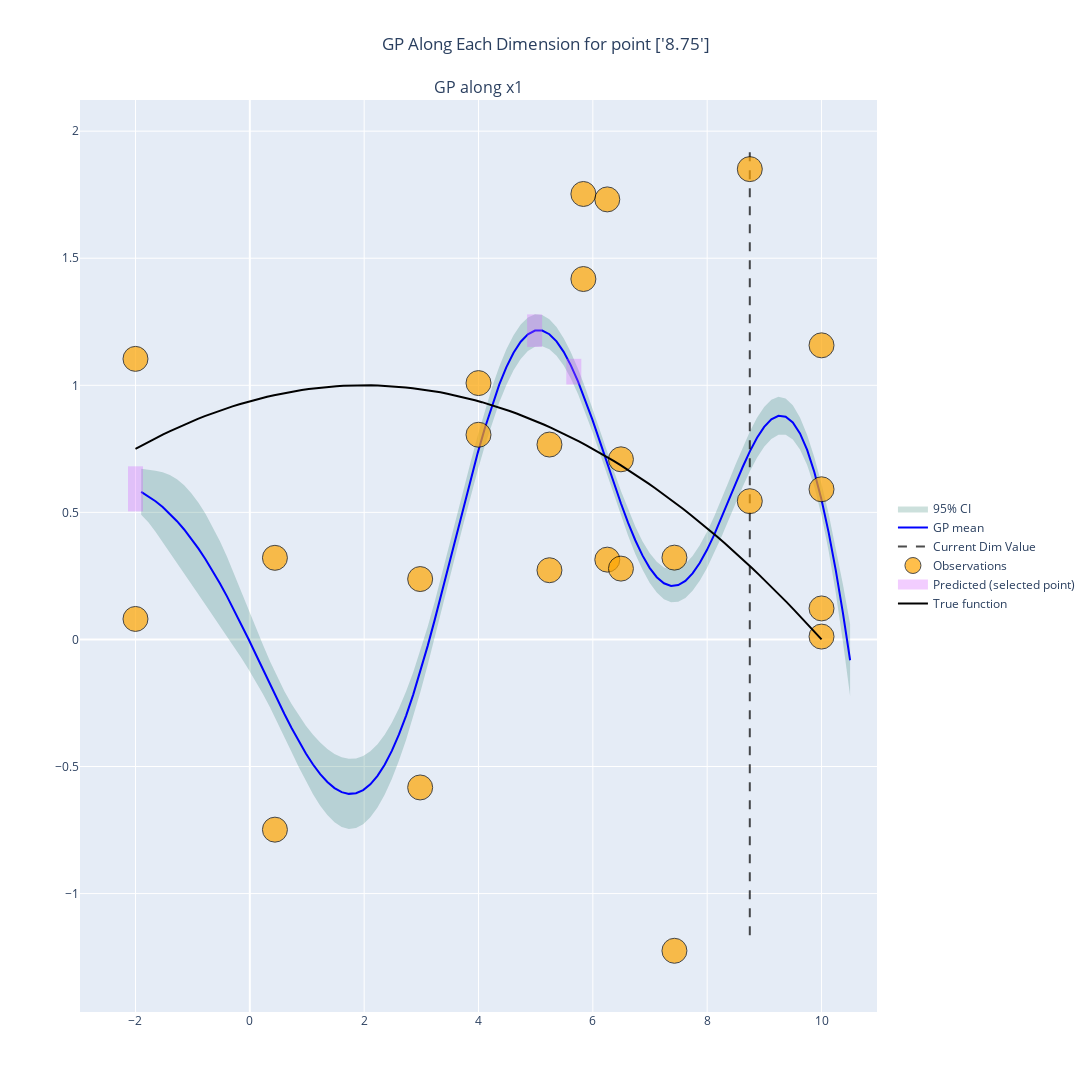

The notebook cell saved with this chart:
### Code cell
fig = runs.plot_GP(SingleTaskGP)
plot_test(fig)
